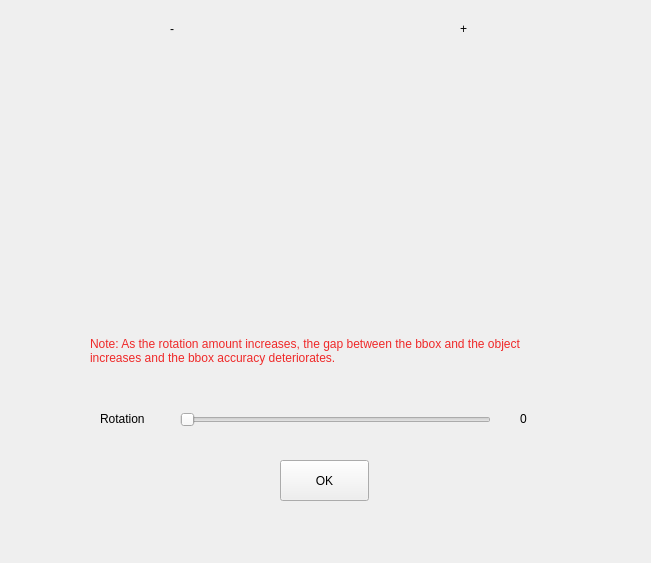
<?xml version="1.0" encoding="UTF-8"?>
<ui version="4.0">
 <class>FormSensitiveRotation</class>
 <widget class="QWidget" name="FormSensitiveRotation">
  <property name="geometry">
   <rect>
    <x>0</x>
    <y>0</y>
    <width>651</width>
    <height>563</height>
   </rect>
  </property>
  <property name="windowTitle">
   <string>Sensitive Rotation</string>
  </property>
  <widget class="QSlider" name="horizontalSlider">
   <property name="geometry">
    <rect>
     <x>180</x>
     <y>410</y>
     <width>311</width>
     <height>20</height>
    </rect>
   </property>
   <property name="maximum">
    <number>45</number>
   </property>
   <property name="orientation">
    <enum>Qt::Horizontal</enum>
   </property>
  </widget>
  <widget class="QPushButton" name="pushButton">
   <property name="geometry">
    <rect>
     <x>280</x>
     <y>460</y>
     <width>89</width>
     <height>41</height>
    </rect>
   </property>
   <property name="text">
    <string>OK</string>
   </property>
  </widget>
  <widget class="QLabel" name="label">
   <property name="geometry">
    <rect>
     <x>520</x>
     <y>410</y>
     <width>31</width>
     <height>17</height>
    </rect>
   </property>
   <property name="text">
    <string>0</string>
   </property>
  </widget>
  <widget class="QLabel" name="label_3">
   <property name="geometry">
    <rect>
     <x>170</x>
     <y>20</y>
     <width>21</width>
     <height>17</height>
    </rect>
   </property>
   <property name="text">
    <string>-</string>
   </property>
  </widget>
  <widget class="QLabel" name="label_img_dec">
   <property name="geometry">
    <rect>
     <x>50</x>
     <y>40</y>
     <width>261</width>
     <height>271</height>
    </rect>
   </property>
   <property name="text">
    <string/>
   </property>
   <property name="pixmap">
    <pixmap>img.png</pixmap>
   </property>
  </widget>
  <widget class="QLabel" name="label_4">
   <property name="geometry">
    <rect>
     <x>460</x>
     <y>20</y>
     <width>21</width>
     <height>17</height>
    </rect>
   </property>
   <property name="text">
    <string>+</string>
   </property>
  </widget>
  <widget class="QLabel" name="label_img_inc">
   <property name="geometry">
    <rect>
     <x>340</x>
     <y>40</y>
     <width>261</width>
     <height>271</height>
    </rect>
   </property>
   <property name="text">
    <string/>
   </property>
   <property name="pixmap">
    <pixmap>img.png</pixmap>
   </property>
  </widget>
  <widget class="QLabel" name="label_2">
   <property name="geometry">
    <rect>
     <x>100</x>
     <y>410</y>
     <width>67</width>
     <height>17</height>
    </rect>
   </property>
   <property name="text">
    <string>Rotation</string>
   </property>
  </widget>
  <widget class="QLabel" name="label_5">
   <property name="geometry">
    <rect>
     <x>90</x>
     <y>330</y>
     <width>471</width>
     <height>41</height>
    </rect>
   </property>
   <property name="styleSheet">
    <string notr="true">color: rgb(239, 41, 41);</string>
   </property>
   <property name="text">
    <string>Note: As the rotation amount increases, the gap between the bbox and the object increases and the bbox accuracy deteriorates.</string>
   </property>
   <property name="wordWrap">
    <bool>true</bool>
   </property>
  </widget>
 </widget>
 <resources/>
 <connections>
  <connection>
   <sender>horizontalSlider</sender>
   <signal>valueChanged(int)</signal>
   <receiver>label</receiver>
   <slot>setNum(int)</slot>
   <hints>
    <hint type="sourcelabel">
     <x>227</x>
     <y>305</y>
    </hint>
    <hint type="destinationlabel">
     <x>356</x>
     <y>305</y>
    </hint>
   </hints>
  </connection>
 </connections>
</ui>
